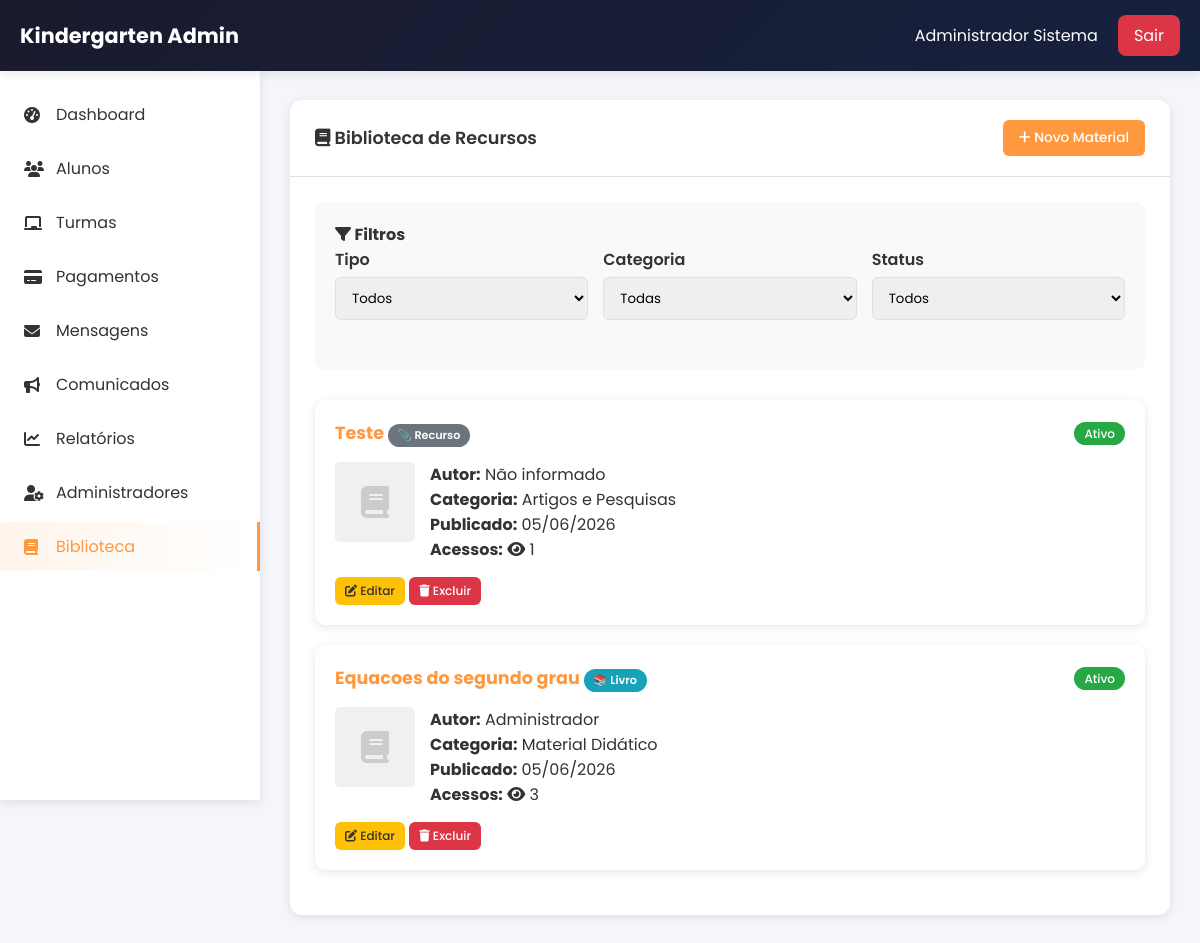
The page /admin/materiais.php (signed in) on the database its author committed.
### tables this page shows
CREATE TABLE `materiais` (
  `id` int(11) NOT NULL,
  `titulo` varchar(200) NOT NULL,
  `descricao` text DEFAULT NULL,
  `tipo` enum('livro','artigo','video','apostila','recurso') DEFAULT 'recurso',
  `categoria_id` int(11) DEFAULT NULL,
  `arquivo_path` varchar(255) DEFAULT NULL,
  `link_externo` varchar(500) DEFAULT NULL,
  `imagem_capa` varchar(255) DEFAULT NULL,
  `autor` varchar(100) DEFAULT NULL,
  `turma_id` int(11) DEFAULT NULL,
  `publicado_por` int(11) NOT NULL,
  `visualizacoes` int(11) DEFAULT 0,
  `downloads` int(11) DEFAULT 0,
  `destaque` tinyint(1) DEFAULT 0,
  `status` enum('ativo','inativo') DEFAULT 'ativo',
  `data_publicacao` timestamp NOT NULL DEFAULT current_timestamp()
);

CREATE TABLE `categorias` (
  `id` int(11) NOT NULL,
  `nome` varchar(100) NOT NULL,
  `descricao` varchar(255) DEFAULT NULL,
  `created_at` timestamp NOT NULL DEFAULT current_timestamp()
);

### admin/materiais.php (the view, shortened to what this page needs)
<?php
$db = getDB();
$stmt = $db->prepare("
    SELECT m.*, c.nome as categoria_nome,
           (SELECT COUNT(*) FROM materiais_acessos WHERE material_id = m.id) as total_acessos
    FROM materiais m
    LEFT JOIN categorias c ON m.categoria_id = c.id
    ORDER BY m.destaque DESC, m.data_publicacao DESC
");
$stmt->execute();
$materiais = $stmt->fetchAll();
?>
<!DOCTYPE html>
<html lang="pt">
<head>
    <link rel="stylesheet" href="https://cdnjs.cloudflare.com/ajax/libs/font-awesome/6.5.0/css/all.min.css">
    <link rel="stylesheet" href="assets/css/admin.css">
</head>
<body>
    <div class="admin-header">
        <div class="header-content">
            <div class="logo"> Kindergarten Admin</div>
            <div class="user-info">
                <span><?= htmlspecialchars($_SESSION[SESSION_ADMIN_NOME]) ?></span>
                <a href="logout.php" class="btn-sair">Sair</a>
            </div>
        </div>
    </div>
    <div class="admin-sidebar" id="sidebar">
        <ul class="sidebar-menu">
            <li><a href="dashboard.php"><i class="fas fa-tachometer-alt"></i> Dashboard</a></li>
            <li><a href="alunos.php"><i class="fas fa-users"></i> Alunos</a></li>
            <li><a href="turmas.php"><i class="fas fa-chalkboard"></i> Turmas</a></li>
            <li><a href="pagamentos.php"><i class="fas fa-credit-card"></i> Pagamentos</a></li>
            <li><a href="mensagens.php"><i class="fas fa-envelope"></i> Mensagens</a></li>
            <li><a href="comunicados.php"><i class="fas fa-bullhorn"></i> Comunicados</a></li>
            <li><a href="relatorios.php"><i class="fas fa-chart-line"></i> Relatórios</a></li>
            <li><a href="administradores.php"><i class="fas fa-user-cog"></i> Administradores</a></li>
            <li class="active"><a href="materiais.php"><i class="fas fa-book"></i> Biblioteca</a></li>
        </ul>
    </div>
    <div class="admin-main">
        <div class="card">
            <div class="card-header">
                <h3><i class="fas fa-book"></i> Biblioteca de Recursos</h3>
                <button class="btn btn-primary" onclick="abrirModalNovo()">
                    <i class="fas fa-plus"></i> Novo Material
                </button>
            </div>
            <div class="card-body">
                <div class="form-container">
                    <h4><i class="fas fa-filter"></i> Filtros</h4>
                    <div class="form-row">
                        <div class="form-group">
                            <label>Tipo</label>
                            <select id="filtroTipo" class="form-control" onchange="filtrar()">
                                <option value="">Todos</option>
                            </select>
                        </div>
                        <div class="form-group">
                            <label>Categoria</label>
                            <select id="filtroCategoria" class="form-control" onchange="filtrar()">
                                <option value="">Todas</option>
                            </select>
                        </div>
                        <div class="form-group">
                            <label>Status</label>
                            <select id="filtroStatus" class="form-control" onchange="filtrar()">
                                <option value="">Todos</option>
                            </select>
                        </div>
                    </div>
                </div>
                <div id="listaMateriais">
                    <?php if (count($materiais) > 0): ?>
                        <?php foreach($materiais as $material): ?>
                            <div class="material-card" data-tipo="<?= $material['tipo'] ?>" data-categoria="<?= $material['categoria_id'] ?>" data-status="<?= $material['status'] ?>">
                                <div class="material-header">
                                    <div>
                                        <span class="material-titulo">
                                            <?= htmlspecialchars($material['titulo']) ?>
                                        </span>
                                        <span class="tipo-badge tipo-<?= $material['tipo'] ?>">
                                            <?php
                                            $tipos = ['livro'=>'📚 Livro', 'artigo'=>'📄 Artigo', 'video'=>'🎥 Vídeo', 'apostila'=>'📖 Apostila', 'recurso'=>'📎 Recurso'];
                                            echo $tipos[$material['tipo']];
                                            ?>
                                        </span>
                                    </div>
                                    <div>
                                        <span class="badge <?= $material['status'] == 'ativo' ? 'badge-success' : 'badge-danger' ?>">
                                            <?= ucfirst($material['status']) ?>
                                        </span>
                                    </div>
                                </div>
                                <div style="display: flex; gap: 15px;">
                                    <?php if($material['imagem_capa'] && file_exists('../' . $material['imagem_capa'])): ?>
                                        <img src="../<?= $material['imagem_capa'] ?>" class="preview-image">
                                    <?php else: ?>
                                        <div class="preview-image" style="background: #f0f0f0; display: flex; align-items: center; justify-content: center;">
                                            <i class="fas fa-book" style="font-size: 2rem; color: #ccc;"></i>
                                        </div>
                                    <?php endif; ?>
                                    <div style="flex: 1;">
                                        <p><strong>Autor:</strong> <?= htmlspecialchars($material['autor'] ?: 'Não informado') ?></p>
                                        <p><strong>Categoria:</strong> <?= htmlspecialchars($material['categoria_nome'] ?: 'Sem categoria') ?></p>
                                        <p><strong>Publicado:</strong> <?= date('d/m/Y', strtotime($material['data_publicacao'])) ?></p>
                                        <p><strong>Acessos:</strong> <i class="fas fa-eye"></i> <?= $material['total_acessos'] ?></p>
                                    </div>
                                </div>
                                <div class="btn-group" style="margin-top: 15px;">
                                    <button class="btn btn-warning btn-sm" onclick='editarMaterial(<?= json_encode($material) ?>)'>
                                        <i class="fas fa-edit"></i> Editar
                                    </button>
                                    <button class="btn btn-danger btn-sm" onclick="excluirMaterial(<?= $material['id'] ?>, '<?= htmlspecialchars($material['titulo']) ?>')">
                                        <i class="fas fa-trash"></i> Excluir
                                    </button>
                                </div>
                            </div>
                        <?php endforeach; ?>
                    <?php endif; ?>
                </div>
            </div>
        </div>
    </div>
</body>
</html>

### admin/assets/css/admin.css (style rules this page uses)
* { margin: 0; padding: 0; box-sizing: border-box; }
:root { --primary: #ff983e; --primary-dark: #e8821a; --secondary: #ff4d4d; --dark: #1a1a2e; --dark-light: #16213e; --success: #28a745; --info: #17a2b8; --warning: #ffc107; --danger: #dc3545; --text: #333; --text-light: #666; --bg: #f4f6fb; --white: #fff; --border: #e0e0e0; --shadow: 0 2px 10px rgba(0,0,0,0.1); --radius: 12px; --transition: 0.3s ease; }
body { font-family: 'Poppins', sans-serif; background: var(--bg); color: var(--text); }
.admin-header { background: linear-gradient(135deg, var(--dark), var(--dark-light)); color: white; padding: 0 20px; position: fixed; top: 0; left: 0; right: 0; z-index: 1000; box-shadow: var(--shadow); }
.header-content { max-width: 1400px; margin: 0 auto; display: flex; justify-content: space-between; align-items: center; padding: 15px 0; }
.logo { display: flex; align-items: center; gap: 10px; font-size: 1.3rem; font-weight: bold; }
.user-info { display: flex; align-items: center; gap: 20px; }
.btn-sair { background: var(--danger); color: white; padding: 8px 16px; border-radius: 8px; text-decoration: none; transition: var(--transition); }
.admin-sidebar { position: fixed; top: 70px; left: 0; width: 260px; height: calc(100vh - 70px); background: var(--white); box-shadow: var(--shadow); overflow-y: auto; transition: var(--transition); }
.sidebar-menu { list-style: none; padding: 20px 0; }
.sidebar-menu li { margin-bottom: 5px; }
.sidebar-menu li a { display: flex; align-items: center; gap: 12px; padding: 12px 24px; color: var(--text); text-decoration: none; transition: var(--transition); }
.sidebar-menu li.active a { background: linear-gradient(90deg, rgba(255,152,62,0.1), transparent); color: var(--primary); border-right: 3px solid var(--primary); }
.sidebar-menu li a i { width: 20px; }
.admin-main { margin-left: 260px; margin-top: 70px; padding: 30px; min-height: calc(100vh - 70px); }
.card { background: var(--white); border-radius: var(--radius); box-shadow: var(--shadow); margin-bottom: 30px; overflow: hidden; }
.card-header { padding: 20px 25px; border-bottom: 1px solid var(--border); display: flex; justify-content: space-between; align-items: center; }
.card-header h3 { font-size: 1.1rem; font-weight: 600; }
.card-body { padding: 25px; }
.btn { padding: 8px 16px; border: none; border-radius: 6px; cursor: pointer; font-size: 0.85rem; font-weight: 500; transition: var(--transition); font-family: 'Poppins', sans-serif; }
.btn-primary { background: var(--primary); color: white; }
.btn-warning { background: var(--warning); color: var(--text); }
.btn-danger { background: var(--danger); color: white; }
.btn-sm { padding: 5px 10px; font-size: 0.75rem; }
.badge { padding: 4px 8px; border-radius: 4px; font-size: 0.75rem; font-weight: 500; }
.badge-success { background: #d4edda; color: #155724; }
.form-group { margin-bottom: 20px; }
.form-group label { display: block; margin-bottom: 8px; font-weight: 500; color: var(--text); }
.form-group input, .form-group select, .form-group textarea { width: 100%; padding: 10px 12px; border: 1px solid var(--border); border-radius: 6px; font-family: 'Poppins', sans-serif; transition: var(--transition); }
.form-row { display: grid; grid-template-columns: repeat(auto-fit, minmax(250px, 1fr)); gap: 20px; }
.badge-success { background: #28a745; color: white; padding: 3px 10px; border-radius: 15px; font-size: 0.75rem; }

### admin/materiais.php (style rules this page uses)
.material-card { background: white; border-radius: 10px; padding: 20px; margin-bottom: 20px; box-shadow: 0 2px 10px rgba(0,0,0,0.1); transition: all 0.3s; }
.material-header { display: flex; justify-content: space-between; align-items: start; margin-bottom: 15px; }
.material-titulo { font-size: 1.1rem; font-weight: bold; color: #ff983e; }
.tipo-badge { display: inline-block; padding: 3px 10px; border-radius: 15px; font-size: 0.7rem; font-weight: 600; }
.tipo-livro { background: #17a2b8; color: white; }
.tipo-recurso { background: #6c757d; color: white; }
.form-container { background: #f8f9fa; padding: 20px; border-radius: 10px; margin-bottom: 30px; }
.form-row { display: grid; grid-template-columns: repeat(auto-fit, minmax(250px, 1fr)); gap: 15px; margin-bottom: 15px; }
.form-group { margin-bottom: 15px; }
.form-group label { display: block; margin-bottom: 5px; font-weight: 600; }
.form-control { width: 100%; padding: 10px; border: 1px solid #ddd; border-radius: 5px; font-family: 'Poppins', sans-serif; }
.preview-image { width: 80px; height: 80px; object-fit: cover; border-radius: 5px; }

### rows shown on the page
materiais: titulo "Teste", tipo "📎 Recurso", status "Ativo", autor "Não informado", categoria.nome "Artigos e Pesquisas", data_publicacao "05/06/2026", total_acessos "1"
materiais: titulo "Equacoes do segundo grau", tipo "📚 Livro", status "Ativo", autor "Administrador", categoria.nome "Material Didático", data_publicacao "05/06/2026", total_acessos "3"

### other values the page prints
$_SESSION[SESSION_ADMIN_NOME] "Administrador Sistema"
